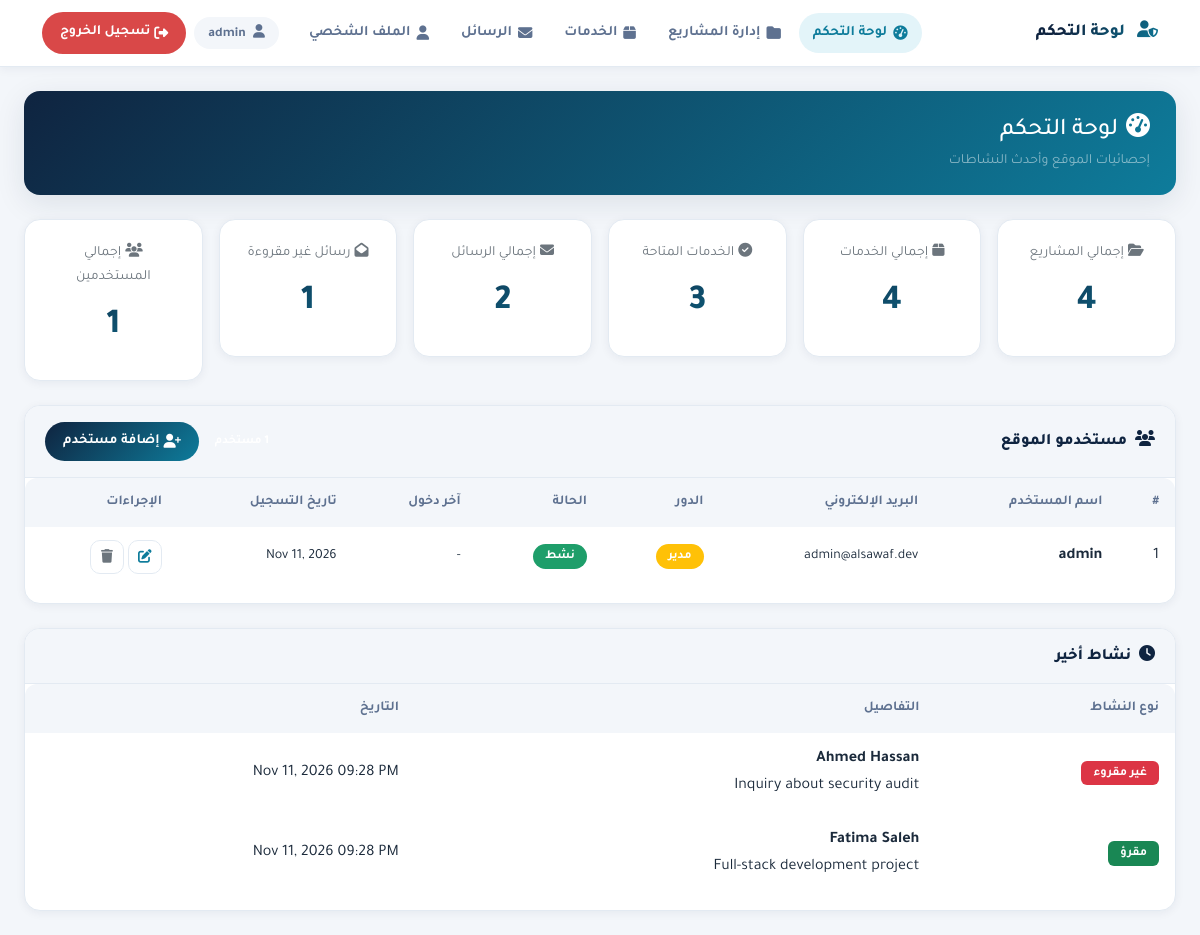
/admin/index.php (signed in), run on the app's committed database.
### tables this page shows
CREATE TABLE users (
    id INT AUTO_INCREMENT PRIMARY KEY,
    username VARCHAR(50) NOT NULL UNIQUE,
    email VARCHAR(100) NOT NULL UNIQUE,
    password_hash VARCHAR(255) NOT NULL,
    role ENUM('admin', 'user') DEFAULT 'user',
    is_active TINYINT(1) DEFAULT 1,
    last_login DATETIME NULL,
    created_at TIMESTAMP DEFAULT CURRENT_TIMESTAMP,
    updated_at TIMESTAMP DEFAULT CURRENT_TIMESTAMP ON UPDATE CURRENT_TIMESTAMP
);

CREATE TABLE messages (
    id INT AUTO_INCREMENT PRIMARY KEY,
    sender_name VARCHAR(100) NOT NULL,
    sender_email VARCHAR(100) NOT NULL,
    subject VARCHAR(200) NOT NULL,
    message TEXT NOT NULL,
    is_read TINYINT(1) DEFAULT 0,
    created_at TIMESTAMP DEFAULT CURRENT_TIMESTAMP,
    updated_at TIMESTAMP DEFAULT CURRENT_TIMESTAMP ON UPDATE CURRENT_TIMESTAMP
);

### config/db.php (called while the page is built, shortened)
<?php
function h($data) {
    return htmlspecialchars($data, ENT_QUOTES, 'UTF-8');
}
function format_date($date, $format = 'M d, Y h:i A') {
    if (empty($date)) {
        return '-';
    }
    $timestamp = strtotime($date);
    return date($format, $timestamp);
}
function truncate($text, $length = 100, $suffix = '...') {
    if (strlen($text) <= $length) {
        return $text;
    }
    return substr($text, 0, $length) . $suffix;
}

### admin/index.php (the view, shortened to what this page needs)
<?php
require_once __DIR__ . '/../config/db.php';
?>
<!DOCTYPE html>
<html lang="ar" dir="rtl">
<head>
    <link href="../assets/css/bootstrap.rtl.min.css" rel="stylesheet">
    <link rel="stylesheet" href="../assets/css/all.min.css">
    <link href="../assets/css/tajawal.css" rel="stylesheet">
    <link href='../assets/css/admin-theme.css' rel='stylesheet'>
</head>
<body>
<?php require_once __DIR__ . '/includes/header.php' ?>
        <div class="page-header">
            <h1 class="h4 mb-1"><i class="fas fa-tachometer-alt me-2"></i>لوحة التحكم</h1>
            <div class="text-white-50 small">إحصائيات الموقع وأحدث النشاطات</div>
        </div>
        <div class="row g-3 mb-4">
            <?php
            $stats = [];
            $queries = [
                'إجمالي المشاريع'   => "SELECT COUNT(*) AS c FROM projects",
                'إجمالي الخدمات'    => "SELECT COUNT(*) AS c FROM services",
                'الخدمات المتاحة'   => "SELECT COUNT(*) AS c FROM services WHERE status = 'Available'",
                'إجمالي الرسائل'    => "SELECT COUNT(*) AS c FROM messages",
                'رسائل غير مقروءة'  => "SELECT COUNT(*) AS c FROM messages WHERE is_read = 0",
                'إجمالي المستخدمين' => "SELECT COUNT(*) AS c FROM users",
            ];
            foreach ($queries as $label => $sql) {
                $stmt = $pdo->query($sql);
                $stats[$label] = (int)$stmt->fetch()['c'];
            }
            $icons = [
                'إجمالي المشاريع'   => ['fas fa-folder-open', 'projects.php'],
                'إجمالي الخدمات'    => ['fas fa-box', 'services.php'],
                'الخدمات المتاحة'   => ['fas fa-check-circle', 'services.php'],
                'إجمالي الرسائل'    => ['fas fa-envelope', 'messages.php'],
                'رسائل غير مقروءة'  => ['fas fa-envelope-open', 'messages.php'],
                'إجمالي المستخدمين' => ['fas fa-users', '#'],
            ];
            foreach ($stats as $label => $value) {
                [$icon, $link] = $icons[$label];
                $card = '
                        <div class="telemetry-card text-center">
                            <div class="small text-secondary mb-2"><i class="' . h($icon) . ' me-1"></i>' . h($label) . '</div>
                            <div class="telemetry-number">' . h($value) . '</div>
                        </div>';
                ?>
                <div class="col-12 col-md-4 col-lg-2">
                    <?php if ($link === '#'): ?>
                        <?= $card ?>
                    <?php else: ?>
                        <a href="<?= h($link) ?>" class="text-decoration-none d-block"><?= $card ?></a>
                    <?php endif; ?>
                </div>
                <?php
            }
            ?>
        </div>
        <div class="row">
            <div class="col-12 mb-4">
                <div class="card card-custom">
                    <div class="card-header d-flex justify-content-between align-items-center flex-wrap gap-2">
                        <h6 class="mb-0"><i class="fas fa-users me-2"></i>مستخدمو الموقع</h6>
                        <div class="d-flex align-items-center gap-2">
                            <span class="badge bg-primary-cyan text-white"><?= h($stats['إجمالي المستخدمين']) ?> مستخدم</span>
                            <a href="profile.php#add-user" class="btn btn-sm btn-primary-cyan btn-custom">
                                <i class="fas fa-user-plus me-1"></i>إضافة مستخدم
                            </a>
                        </div>
                    </div>
                    <div class="table-responsive">
                        <table class="table table-custom">
                            <thead>
                                <tr>
                                    <th>#</th>
                                    <th>اسم المستخدم</th>
                                    <th>البريد الإلكتروني</th>
                                    <th>الدور</th>
                                    <th>الحالة</th>
                                    <th>آخر دخول</th>
                                    <th>تاريخ التسجيل</th>
                                    <th>الإجراءات</th>
                                </tr>
                            </thead>
                            <tbody>
                                <?php
                                $stmt = $pdo->query("SELECT id, username, email, role, is_active, last_login, created_at FROM users ORDER BY created_at DESC");
                                $users = $stmt->fetchAll();
                                if (empty($users)) {
                                    echo '<tr><td colspan="8" class="text-center py-4">لا يوجد مستخدمون بعد.</td></tr>';
                                } else {
                                    $i = 1;
                                    foreach ($users as $user) {
                                        $roleText = $user['role'] === 'admin' ? 'مدير' : 'مستخدم';
                                        $roleClass = $user['role'] === 'admin'
                                            ? '<span class="badge rounded-pill bg-warning text-white">' . h($roleText) . '</span>'
                                            : '<span class="badge rounded-pill bg-info text-white">' . h($roleText) . '</span>';
                                        $activeClass = $user['is_active']
                                            ? '<span class="badge rounded-pill badge-read">نشط</span>'
                                            : '<span class="badge rounded-pill badge-unread">موقوف</span>';
                                        $is_self = (int)$user['id'] === (int)$_SESSION['user_id'];
                                        ?>
                                        <tr>
                                            <td><?= h($i) ?></td>
                                            <td><strong><?= h($user['username']) ?></strong></td>
                                            <td class="small"><?= h($user['email']) ?></td>
                                            <td><?= $roleClass ?></td>
                                            <td><?= $activeClass ?></td>
                                            <td class="small"><?= h(format_date($user['last_login'])) ?></td>
                                            <td class="small"><?= h(format_date($user['created_at'], 'M d, Y')) ?></td>
                                            <td>
                                                <div class="btn-group btn-group-sm gap-1">
                                                    <a href="user_edit.php?id=<?= h($user['id']) ?>" class="action-btn" title="تعديل">
                                                        <i class="fas fa-edit text-primary-cyan"></i>
                                                    </a>
                                                    <?php if ($is_self): ?>
                                                        <span class="action-btn text-secondary d-inline-flex" title="لا يمكنك حذف حسابك">
                                                            <i class="fas fa-trash"></i>
                                                        </span>
                                                    <?php endif; ?>
                                                </div>
                                            </td>
                                        </tr>
                                        <?php
                                        $i++;
                                    }
                                }
                                ?>
                            </tbody>
                        </table>
                    </div>
                </div>
            </div>
        </div>
        <div class="row">
            <div class="col-12">
                <div class="card card-custom">
                    <div class="card-header">
                        <h6 class="mb-0"><i class="fas fa-clock me-2"></i>نشاط أخير</h6>
                    </div>
                    <div class="table-responsive">
                        <table class="table table-custom">
                            <thead>
                                <tr>
                                    <th>نوع النشاط</th>
                                    <th>التفاصيل</th>
                                    <th>التاريخ</th>
                                </tr>
                            </thead>
                            <tbody>
                                <?php
                                $stmt = $pdo->prepare("SELECT id, sender_name, subject, created_at, is_read FROM messages ORDER BY created_at DESC LIMIT 5");
                                $stmt->execute();
                                $recent = $stmt->fetchAll();
                                if (empty($recent)) {
                                    echo '<tr><td colspan="3" class="text-center py-4">لا توجد أنشطة مسجلة.</td></tr>';
                                } else {
                                    foreach ($recent as $item) {
                                        $readStatus = $item['is_read'] ? 'مقرؤ' : 'غير مقروء';
                                        $date = format_date($item['created_at']);
                                        ?>
                                        <tr>
                                            <td>
                                                <span class="badge bg-<?= $item['is_read'] ? 'success' : 'danger' ?> small">
                                                    <?= h($readStatus) ?>
                                                </span>
                                            </td>
                                            <td>
                                                <strong><?= h($item['sender_name'] ?? 'غير معروف') ?></strong><br>
                                                <?= h(truncate($item['subject'], 50)) ?>
                                            </td>
                                            <td><?= h($date) ?></td>
                                        </tr>
                                        <?php
                                    }
                                }
                                ?>
                            </tbody>
                        </table>
                    </div>
                </div>
</div>
    </div>
    <?php require_once __DIR__ . '/includes/footer.php' ?>

### assets/css/admin-theme.css (style rules this page uses)
:root { --primary-navy: #0F2440; --secondary-slate: #FFFFFF; --accent-cyan: #0E7C9B; --accent-light: #E3F4F9; --accent-gold: #C8A15A; --bg-soft: #F3F6FA; --text-primary: #1B2A3B; --text-secondary: #5E7190; --border-soft: #E3EAF2; --success-green: #1E9E6A; --danger-red: #D94848; --warning-orange: #E59B3C; --shadow-sm: 0 2px 10px rgba(15, 36, 64, 0.06); --shadow-md: 0 8px 30px rgba(15, 36, 64, 0.10); --shadow-lg: 0 18px 50px rgba(15, 36, 64, 0.14); --radius: 16px; }
* { box-sizing: border-box; }
body { font-family: 'Tajawal', 'Cairo', sans-serif; background-color: var(--bg-soft); color: var(--text-primary); direction: rtl; line-height: 1.7; }
h1, h2, h3, h4, h5, h6 { font-family: 'Tajawal', 'Cairo', sans-serif; font-weight: 800; color: var(--primary-navy); }
a { text-decoration: none; }
.page-header { background: linear-gradient(135deg, var(--primary-navy) 0%, var(--accent-cyan) 100%); border-radius: var(--radius); padding: 22px 26px; margin-bottom: 24px; color: #ffffff; box-shadow: var(--shadow-md); }
.page-header h1, .page-header h6 { color: #ffffff; }
.card-custom { background: #ffffff; border: 1px solid var(--border-soft); border-radius: var(--radius); overflow: hidden; box-shadow: var(--shadow-sm); }
.card-custom .card-header { background: var(--bg-soft); border-bottom: 1px solid var(--border-soft); padding: 16px 20px; }
.telemetry-card { background: #ffffff; border: 1px solid var(--border-soft); border-radius: var(--radius); padding: 22px; box-shadow: var(--shadow-sm); transition: all 0.3s ease; }
.telemetry-number { font-size: 2.2rem; font-weight: 900; background: linear-gradient(135deg, var(--primary-navy), var(--accent-cyan)); -webkit-background-clip: text; background-clip: text; -webkit-text-fill-color: transparent; }
.table-custom { background: #ffffff; border-radius: 12px; overflow: hidden; }
.table-custom th, .table-custom td { border: none; padding: 13px 16px; vertical-align: middle; color: var(--text-primary); }
.table-custom thead th { background: var(--bg-soft); color: var(--text-secondary); font-weight: 700; font-size: 0.85rem; }
.table-custom .badge { padding: 6px 12px; font-size: 0.78rem; }
.table-custom tbody tr { transition: background 0.2s ease; }
.btn-custom { display: inline-flex; align-items: center; justify-content: center; padding: 9px 18px; border-radius: 999px; font-size: 0.875rem; font-weight: 600; transition: all 0.25s ease; }
.btn-primary, .btn-primary-cyan { background: linear-gradient(135deg, var(--primary-navy) 0%, var(--accent-cyan) 100%); color: #ffffff !important; border: none; }
.action-btn { display: inline-flex; align-items: center; justify-content: center; width: 34px; height: 34px; padding: 0; font-size: 0.85rem; border-radius: 10px; border: 1px solid var(--border-soft); background: #ffffff; transition: all 0.25s ease; }
.badge-read { background: var(--success-green); color: #ffffff; }
.text-primary-cyan { color: var(--accent-cyan) !important; }

### data on the page
users: username "admin", email "admin@alsawaf.dev", role "مدير", is_active "نشط", last_login "-", created_at "Nov 11, 2026"
messages: is_read "غير مقروء", sender_name "Ahmed Hassan", subject "Inquiry about security audit", created_at "Nov 11, 2026 09:28 PM"
messages: is_read "مقرؤ", sender_name "Fatima Saleh", subject "Full-stack development project", created_at "Nov 11, 2026 09:28 PM"

### other printed values
$_SESSION['username'] "admin"
$label "إجمالي المشاريع"
$value "4"
$label "إجمالي الخدمات"
$label "الخدمات المتاحة"
$value "3"
$label "إجمالي الرسائل"
$value "2"
$label "رسائل غير مقروءة"
$value "1"
$label "إجمالي المستخدمين"
